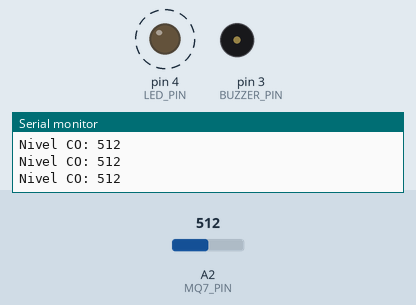
Recording of a sketch running on a simulated Arduino Uno, built with avr-gcc and run on an emulated ATmega328P. On the bench: output pins drawn as LEDs (lit = HIGH), buzzer (waves = sounding), the last lines printed to the serial monitor. Dashed ring = blinking. Inputs (shaded band) come from the test bench; at power-on: A2 (MQ7_PIN) = 512.

Above: at 1.2 s.
1.3 s: A2 (MQ7_PIN) set to 106
4.3 s: A2 (MQ7_PIN) set to 95
At 5.3 s:
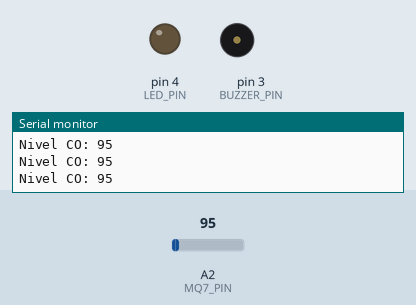
5.8 s: A2 (MQ7_PIN) set to 122
At 6.2 s:
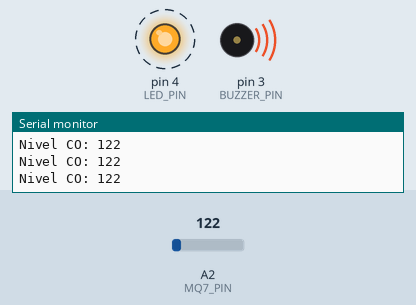
8.8 s: A2 (MQ7_PIN) set to 90
At 9.9 s:
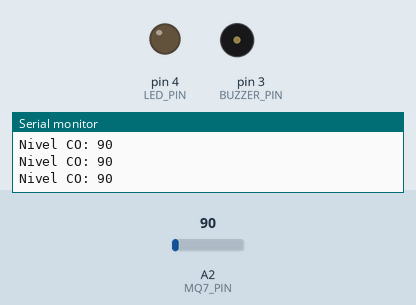
Timing chart, 0 to 11.3 s (numbered marks = the images above; inputs shaded):
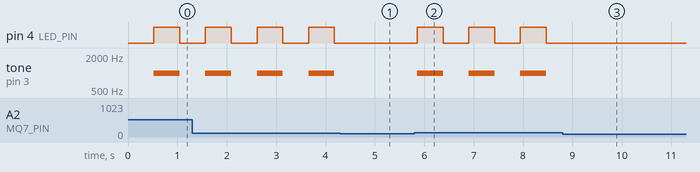

The sketch:

proiectArduino.ino
```cpp
#include <Wire.h>
#include <LiquidCrystal_I2C.h>
const int MQ7_PIN = 2;  // Senzorul MQ-7
const int LED_PIN = 4;  // LED-ul
const int BUZZER_PIN = 3; // Buzzer-ul

LiquidCrystal_I2C lcd(0x27, 16, 2);
const int CO_THRESHOLD = 100;

unsigned long previousMillis = 0;
const long blinkInterval = 500;
int ledState = LOW;
void setup() {
  pinMode(LED_PIN, OUTPUT);
  pinMode(BUZZER_PIN, OUTPUT);
  Serial.begin(9600);
}
void loop() {
  int coLevel = analogRead(MQ7_PIN);
  Serial.print("Nivel CO: ");
  Serial.println(coLevel);

  if (coLevel > CO_THRESHOLD) {
    lcd.clear();
    lcd.setCursor(6, 0);
    lcd.print("EXIT");

    unsigned long currentMillis = millis();
    if (currentMillis - previousMillis >= blinkInterval) {
      previousMillis = currentMillis;
      ledState = !ledState;
      digitalWrite(LED_PIN, ledState);

      if (ledState == HIGH) {
        tone(BUZZER_PIN, 1000);
      } else {
        noTone(BUZZER_PIN);
      }
    }
  } else {
    lcd.clear();
    lcd.setCursor(0, 0);
    lcd.print("nivel normal");
    lcd.setCursor(0, 1);
    lcd.print("de oxigen");
    digitalWrite(LED_PIN, LOW);
    noTone(BUZZER_PIN);
  }
  delay(100);
}
```

Measured:
- the behaviour switches between 101 and 100 on A2 (MQ7_PIN) (found by bisection; images 0 and 1)
- after the input at 4.3 s, pin 4 (LED_PIN): stays LOW (without the input it goes to HIGH after 0.40 s); tone on pin 3 (BUZZER_PIN): stays silent (without the input it goes to 1000 Hz after 0.40 s)
- after the input at 5.8 s, pin 4 (LED_PIN): alternates HIGH for 0.52 s and LOW for 0.52 s, starting after 0.06 s; tone on pin 3 (BUZZER_PIN): alternates 1000 Hz for 0.52 s and silent for 0.52 s, starting after 0.06 s
- after the input at 8.8 s, pin 4 (LED_PIN): stops changing and stays LOW; tone on pin 3 (BUZZER_PIN): stops changing and stays silent
- by itself, pin 4 (LED_PIN): alternates HIGH for 0.52 s and LOW for 0.52 s
- by itself, tone on pin 3 (BUZZER_PIN): alternates 1000 Hz for 0.52 s and silent for 0.52 s
